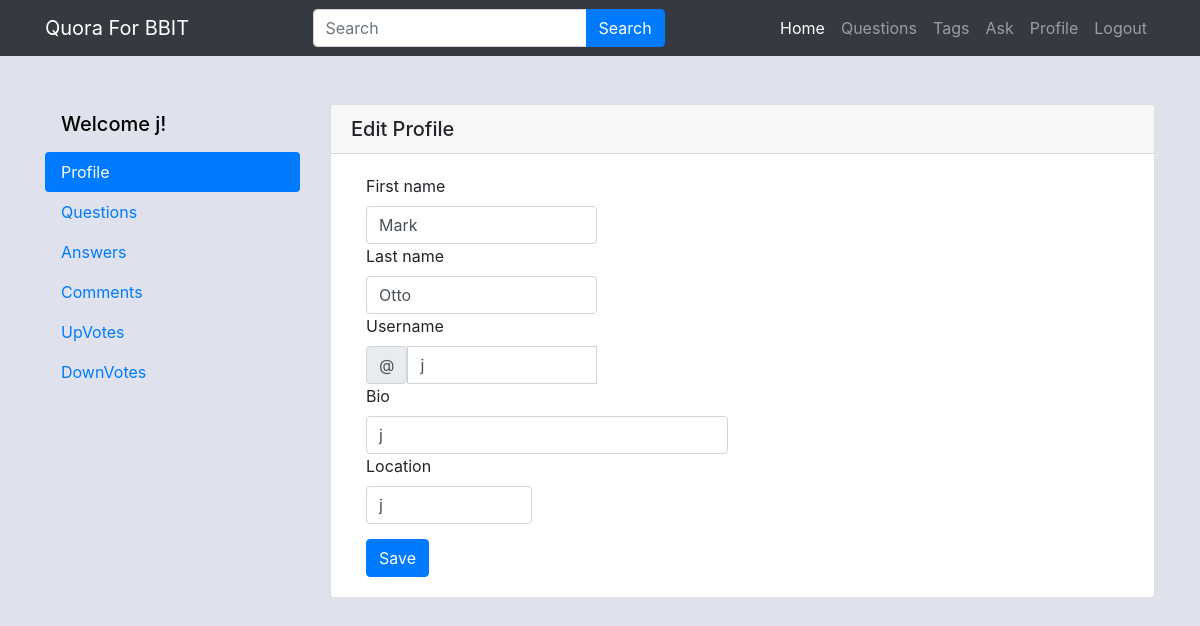
/accounts/profile/ (signed in), run on the app's committed database.
### main/models.py (models this page shows)
class CustomUser(AbstractUser):
    bio = models.TextField()
    location = models.CharField(max_length=200)

### main/views.py (the view)
# urls.py: path('accounts/profile/', views.profile, name='profile'),
def profile(request):
    quests = Question.objects.filter(user=request.user).order_by('-id')
    answers = Answer.objects.filter(user=request.user).order_by('-id')
    comments = Comment.objects.filter(user=request.user).order_by('-id')
    upvotes = UpVote.objects.filter(user=request.user).order_by('-id')
    downvotes = DownVote.objects.filter(user=request.user).order_by('-id')
    if request.method == 'POST':
        profileForm = ProfileForm(request.POST, instance=request.user)
        if profileForm.is_valid():
            profileForm.save()
            messages.success(request, 'Profile has been updated.')
    form = ProfileForm(instance=request.user)
    return render(request, 'registration/profile.html', {
        'form': form,
        'quests': quests,
        'answers': answers,
        'comments': comments,
        'upvotes': upvotes,
        'downvotes': downvotes,
    })

### main/forms.py
class ProfileForm(ModelForm):
    class Meta:
        model = CustomUser
        fields = ('first_name', 'last_name', 'username', 'bio', 'location')

### main/templates/registration/profile.html (shortened to what this page needs)
{% extends 'base.html' %}
{% block content %}
<div class="container py-5">
    <div class="row">
        <div class="col-md-3">
            <div class="nav flex-column nav-pills" id="v-pills-tab" role="tablist" aria-orientation="vertical">
                <a class="nav-link " id="v-pills-profile-tab" data-toggle="pill" href="#" role="tab" aria-controls="v-pills-home" aria-selected="true" ><h5 style="color: black; ">Welcome {{request.user.username}}! </h5></a>
                <a class="nav-link active" id="v-pills-profile-tab" data-toggle="pill" href="#v-pills-profile" role="tab" aria-controls="v-pills-home" aria-selected="true" >Profile</a>
                <a class="nav-link" id="v-pills-questions-tab" data-toggle="pill" href="#v-pills-questions" role="tab" aria-controls="v-pills-questions" aria-selected="false" >Questions</a>
                <a class="nav-link" id="v-pills-answers-tab" data-toggle="pill" href="#v-pills-answers" role="tab" aria-controls="v-pills-answers" aria-selected="false">Answers</a>
                <a class="nav-link" id="v-pills-comments-tab" data-toggle="pill" href="#v-pills-comments" role="tab" aria-controls="v-pills-comments" aria-selected="false">Comments</a>
                <a class="nav-link" id="v-pills-upvotes-tab" data-toggle="pill" href="#v-pills-upvotes" role="tab" aria-controls="v-pills-upvotes" aria-selected="false">UpVotes</a>
                <a class="nav-link" id="v-pills-downvotes-tab" data-toggle="pill" href="#v-pills-downvotes" role="tab" aria-controls="v-pills-downvotes" aria-selected="false">DownVotes</a>
            </div>
        </div>
        <div class="col-md-9">
            <div class="tab-content" id="v-pills-tabContent">
                <div class="tab-pane fade show active" id="v-pills-profile" role="tabpanel" aria-labelledby="v-pills-profile-tab">
                    <div class="card">
                        <h5 class="card-header">Edit Profile</h5>
                        <div class="card-body">
                            <form action="{% url 'profile' %}" method="post">
                                <form class="row g-3 needs-validation" novalidate>
                                    <div class="col-md-4">
                                      <label for="validationCustom01" class="form-label">First name</label>
                                      <input name="first_name" type="text" class="form-control" id="validationCustom01" placeholder="first name"  value="{{request.user.first_name}}" required>
                                    </div>
                                    <div class="col-md-4">
                                      <label for="validationCustom02" class="form-label">Last name</label>
                                      <input name="last_name" type="text" class="form-control" id="validationCustom02" placeholder="last name" value="{{request.user.last_name}}" required>
                                    </div>
                                    <div class="col-md-4">
                                      <label for="validationCustomUsername" class="form-label" >Username</label>
                                      <div class="input-group has-validation">
                                        <span class="input-group-text" id="inputGroupPrepend">@</span>
                                        <input name="username" type="text" class="form-control" id="validationCustomUsername" placeholder="username" value="{{request.user.username}}" aria-describedby="inputGroupPrepend" required>
                                      </div>
                                    </div>
                                    <div class="col-md-6">
                                      <label for="validationCustom03" class="form-label">Bio</label>
                                      <input name="bio" class="form-control" id="exampleFormControlTextarea1" placeholder="bio" value="{{request.user.bio}}" rows="3"></textarea>
                                    </div>
                                    <div class="col-md-3">
                                      <label for="validationCustom05" class="form-label">Location</label>
                                      <input name="location" type="text" class="form-control" placeholder="location" value="{{request.user.location}}" id="validationCustom05" required>
                                    </div>
                                    <div class="col-12" style="margin-top: 15px;">
                                      <button class="btn btn-primary" type="submit">Save</button>
                                    </div>
                                  </form>
                            </form>
                        </div>
                    </div>
                </div>
            </div>
        </div>
    </div>
</div>
{% endblock %}

### data on the page
CustomUser: user.username "j", first_name "Mark", last_name "Otto", username "j", bio "j", location "j"
